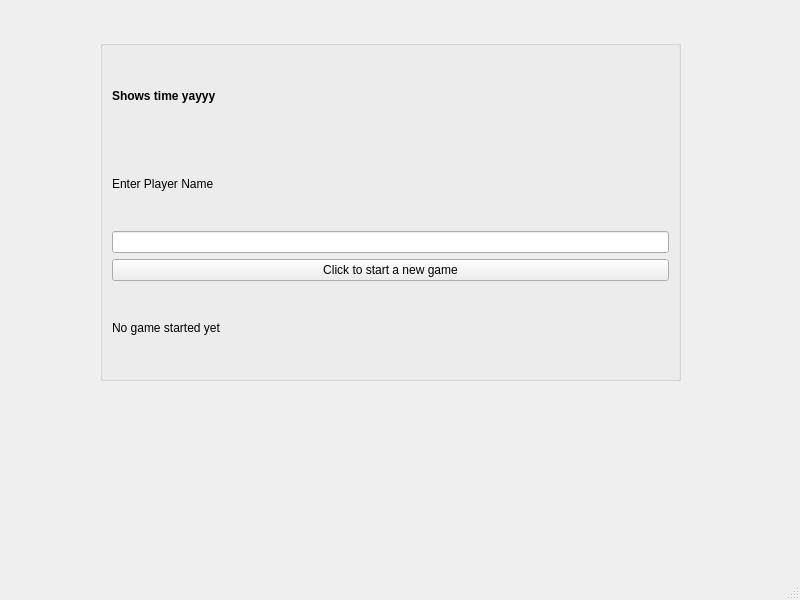
<?xml version="1.0" encoding="UTF-8"?>
<ui version="4.0">
 <class>GameBoard</class>
 <widget class="QMainWindow" name="GameBoard">
  <property name="geometry">
   <rect>
    <x>0</x>
    <y>0</y>
    <width>800</width>
    <height>600</height>
   </rect>
  </property>
  <property name="windowTitle">
   <string>GameBoard</string>
  </property>
  <widget class="QWidget" name="centralwidget">
   <widget class="QGroupBox" name="groupBox">
    <property name="geometry">
     <rect>
      <x>100</x>
      <y>40</y>
      <width>581</width>
      <height>341</height>
     </rect>
    </property>
    <property name="title">
     <string/>
    </property>
    <layout class="QVBoxLayout" name="verticalLayout">
     <item>
      <widget class="QLabel" name="label_3_dt">
       <property name="text">
        <string>&lt;b&gt;Shows time yayyy&lt;/b&gt;</string>
       </property>
      </widget>
     </item>
     <item>
      <widget class="QLabel" name="label_2">
       <property name="text">
        <string>Enter Player Name</string>
       </property>
      </widget>
     </item>
     <item>
      <widget class="QLineEdit" name="lineEdit"/>
     </item>
     <item>
      <widget class="QPushButton" name="pushButton">
       <property name="text">
        <string>Click to start a new game</string>
       </property>
      </widget>
     </item>
     <item>
      <widget class="QLabel" name="label">
       <property name="text">
        <string>No game started yet</string>
       </property>
      </widget>
     </item>
    </layout>
   </widget>
  </widget>
  <widget class="QMenuBar" name="menubar">
   <property name="geometry">
    <rect>
     <x>0</x>
     <y>0</y>
     <width>800</width>
     <height>22</height>
    </rect>
   </property>
  </widget>
  <widget class="QStatusBar" name="statusbar"/>
 </widget>
 <resources/>
 <connections/>
</ui>
